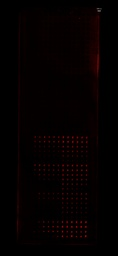
#> input picture output/HG2A_30s/HG2A_30s.jpg, 118 x 256 px, shrunk from 2407 x 5204 before the run
$ python ImageSelection.py --file output/HG2A_30s/HG2A_30s.jpg
#> lines starting #> are read from the running program, lines starting #| are printed output that depends on the picture
### image.py
import cv2
import numpy as np
import os
import skimage.util
from skimage.exposure import rescale_intensity
from typing import Union


class Image:

    def __init__(self, data: np.ndarray = None, image_type: str = None, file_path: str = None):
        self._file_path: str = file_path
        self._data: np.ndarray = data
        self._image_type: str = image_type

    def __repr__(self):
        return "<%s (%s) %s %s>" % (self.__class__.__name__, self._image_type, self.shape, self.dtype)

    def __array__(self):
        return self._data

    def __setitem__(self, key, value):
        self._data.__setitem__(key, value)

    def __getitem__(self, item):
        self._data.__getitem__(item)

    @property
    def dtype(self):
        return self._data.dtype

    @property
    def image_type(self):
        return self._image_type

    @property
    def file_path(self):
        return os.path.normpath(self._file_path) if self._file_path is not None else ""

    @property
    def shape(self):
        return self._data.shape if self._data is not None else None

    @property
    def file_name(self):
        return os.path.splitext(os.path.basename(self.file_path))[0]

    @property
    def file_extension(self):
        return os.path.splitext(os.path.basename(self.file_path))[1]

    @property
    def data(self):
        return self._data

    def _return_new_instance(self, copy: bool, data: np.ndarray = None, image_type: str = None, file_path: str = None):
        if copy:
            return Image(data=data, image_type=image_type, file_path=file_path)
        else:
            self._data = data
            self._image_type = image_type
            self._file_path = file_path
            return self

    def copy(self):
        return Image(data=self._data.copy() if self._data is not None else None,
                     image_type=self._image_type, file_path=self.file_path)

    def load(self, file_path: str):
#> called with file_path = 'output/HG2A_30s/HG2A_30s.jpg'
        self._data = cv2.imread(file_path)
#> self._data is the input picture: shape (256, 118, 3); mean B, G, R 0.5, 0.5, 4.8
        self._image_type = "BGR"
        self._file_path = os.path.normpath(file_path)

    def save(self, file_path: str):
        cv2.imwrite(file_path, self._data)

    # [7 lines left out: function _rotate_image_array, not called in this run]

    def rotate(self, angle: float, copy: bool = True):
        data = self._rotate_image_array(self._data, angle)
        return self._return_new_instance(copy, data=data, image_type=self._image_type)

    def convert(self, image_type: str, copy: bool = True):
        assert self._data is not None, "No image data found to convert."
        assert self._image_type is not None, "Image type information not found."

        if self._image_type == image_type:
            return self.copy() if copy else self

        def _convert(data, in_type, out_type):
#> called with in_type = 'BGR', out_type = 'GRAY'
            conversion_string = "COLOR_" + in_type + "2" + out_type
            conversion_code = getattr(cv2, conversion_string)
            return cv2.cvtColor(data, conversion_code)

        out_data = _convert(self._data, self._image_type, image_type)
        return self._return_new_instance(copy, data=out_data, image_type=image_type)

    def astype(self, dtype: str, copy: bool = True):
#> called with dtype = 'float', copy = True
        conversion_function = getattr(skimage.util, "img_as_" + dtype)
        data = conversion_function(self._data, force_copy=copy)
        return self._return_new_instance(copy, data=data, image_type=self._image_type)

    def rescale_intensity(self, in_range: Union[str, tuple] = 'image', out_range: Union[str, tuple] = 'dtype',
                          copy: bool = True):
        # noinspection PyTypeChecker
#> called with in_range = 'image', out_range = 'dtype', copy = True
        data = rescale_intensity(image=self._data, in_range=in_range, out_range=out_range)
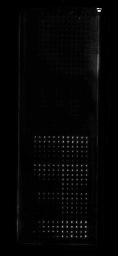
#> data: shape (256, 118) float64; min 0, max 1, mean 0.02
        # noinspection PyTypeChecker
        return self._return_new_instance(copy, data=data, image_type=self._image_type)

    # [30 lines left out: functions adjust_brightness, resize, not called in this run]

### config.py
import yaml


def save_yaml_file(out, file_name):
    with open(file_name, 'w') as yaml_file:
        yaml.dump(out, yaml_file, default_flow_style=False)


def load_yaml_file(file_name):
    with open(file_name, 'r') as stream:
        out = yaml.safe_load(stream)
    return out


load_config = load_yaml_file

### ImageSelection.py
import cv2
import numpy as np
import os
import argparse
import yaml
import matplotlib as mpl
import matplotlib.pyplot as plt
from matplotlib.widgets import Cursor
from image import Image
from config import load_config

mpl.use("Qt5Cairo")
mpl.rcParams["keymap.back"] = ['backspace']
mpl.rcParams["keymap.forward"] = []


class ImageSelection:

    def __init__(self, image: Image = None):
        self.image = image
        self.gray_norm = image.convert("GRAY").astype("float").rescale_intensity()
        self.file_path = None
        self.rotation = 0
        self.range_x = None
        self.range_y = None

    @property
    def shape(self):
        return self.gray_norm.shape

    # [4 lines left out: function save_yaml_file, not called in this run]

    def rotate_step(self, step):
        self.rotation = self.rotation + step
        self.gray_norm.rotate(step, copy=False)

    # [21 lines left out: functions set_view, export, not called in this run]


class GUI:

    def __init__(self, image_selection: ImageSelection = None):

        self.image_selection = image_selection

        self.brightness_increase = 0.1
        self.img_rotation_step = 0.25
        self.bright = 1.0

        self.fig = None
        self.ax = None
        self.image_in_fig = None

    # [32 lines left out: functions _redraw_image, key_press_event, not called in this run]

    def button_press_event(self, event):
        pass

    def run(self):
        # fig = plt.figure()
        fig, ax = plt.subplots()
        self.fig = fig
        self.ax = ax

        self.image_in_fig = ax.imshow(self.image_selection.gray_norm, cmap='hot', vmax=self.bright)
        Cursor(ax, horizOn=True, vertOn=True, color='red', linewidth=1, useblit=True)
        plt.ion()
        fig_manager = plt.get_current_fig_manager()
        fig_manager.window.showMaximized()
        info_cap = "".join(["Press 'left' or 'right' to rotate.\n",
                            "Pick magnifying glass from menu to select ROI.\n",
                            "Press 'g' for additional static gridlines.\n",
                            "Press '+', '-' to increase brightness (view only).\n"
                            ])
        plt.ylabel(info_cap, rotation='horizontal', ha='right')
        plt.show()
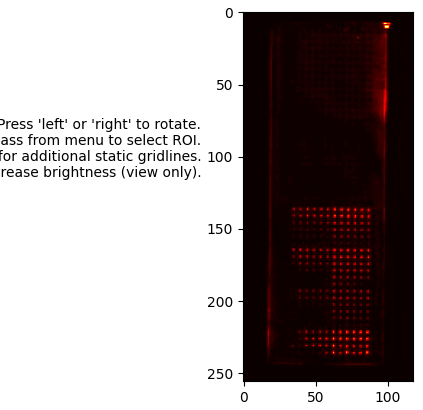
#> figure drawn by matplotlib, 1 panel
        fig_manager.set_window_title(self.image_selection.image.file_name)
        fig.canvas.mpl_connect('key_press_event', self.key_press_event)
        fig.canvas.mpl_connect('button_press_event', self.button_press_event)
#> (the run stopped early here; a loop or call above may not have finished)
